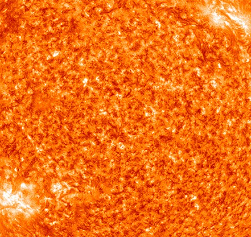
#> input picture Солнце2.png, 251 x 237 px
$ jupyter execute --allow-errors 'Финал.ipynb'   (shell and % lines are left out)
#> lines starting #> are read from the running program, lines starting #| are printed output that depends on the picture
[cell 1]

import numpy as np

import matplotlib.pyplot as plt
from matplotlib.animation import FuncAnimation

from matplotlib.colors import LightSource

from PIL import Image

import math

[cell 2]
mult = 30 # Во сколько раз увеличивать размеры орбит

[cell 3]
rad_sun = 6
rad_mer = 3/2
rad_ven = 5/2
rad_ear = 6/2
rad_mar = 4/2

[cell 4]
class planet():
    def __init__(self, exc, a, pereg, year):
        """exc - эксцентреситет орбиты, отвечает за сжатие эллипса
           a   - большая полуось, расстояние от центра эллипса до самой удаленной о него точки орбиты
           pereg - минимальное расстояние от солнца до земли
           year - количество дней на планете, или же на сколько точек делиться орбита
           b - малая полуось
        """
        self.exc = exc
        self.a = a
        self.b = ((exc*exc - 1)*(-a*a))**0.5
        self.pereg = pereg
        self.year = year * 24
        self.orbit = []
        self.ocr = np.linspace(0,2*math.pi, year*24)
    def orbita(self, N = 200):
        """Возвращает массив координат точек орбиты
           N - количество точек траектории
        """
#> called with N = 200
        t = np.linspace(0, 2*np.pi, N)
        self.orbit = []
        for i in range(0,len(t)):
            self.orbit.append([self.a*math.cos(t[i]),self.b*math.sin(t[i]), 0])
        self.orbit  = mult*(np.array(self.orbit) - np.array([self.a - self.pereg, 0, 0]))
        return self.orbit
    def speed(self, i):
        """На вход подается номер дня на планете, начиная с того момента, когда она была ближе всего к солнцу, результат в км/с"""
        ast_unit = 149597870700
        alpha = self.ocr[i%self.year]
        return ((6.6743015*1.98847*(10**19)/(self.b*self.b*ast_unit/self.a)*(1+2*self.exc*math.cos(alpha) + self.exc*self.exc))**0.5)/1000

[cell 5]
mer = planet(0.20563593, 0.38709927, 0.30749951, 88)
mar = planet(0.0933941,1.523662, 1.381, 687 )
ven = planet(0.0068, 0.723332, 0.71843270, 225 )
ear = planet(0.01671123, 1.00000261, 0.98329134, 365)

[cell 6]
# Массив углов
t = np.linspace(0, 2*np.pi, 200)

[cell 7]
# Уравнения орбит планет

or_mer = mer.orbita()
or_ven = ven.orbita()
or_ear = ear.orbita()
or_mar = mar.orbita()

[cell 8]
def img(file:str):

    # Загрузка изображения и преобразование в формат RGBA
#> called with file = 'Солнце2.png'
    image = Image.open(file)
#> image is the input picture: PIL image 251x237 RGBA; mean R, G, B, A 241, 112, 22.2, 255
    image_rgba = image.convert('RGBA')

    # Преобразование изображения в массив значений RGBA
    image_array = np.array(image_rgba) / 255.0  # Деление на 255 для нормализации

    return image_array

## Создание солнца

[cell 9]
# Задаем углы-параметры
t_1 = list(np.linspace(0, 2*np.pi, 20))
t_2 = list(np.linspace(0, np.pi, 20))

# Формируем сетку из параметров
u, v = np.meshgrid(t_1, t_2)

# Формируем массивы координат
x_sun = rad_sun*np.cos(u)*np.sin(v)
y_sun = rad_sun*np.sin(u)*np.sin(v)
z_sun = rad_sun*np.cos(v)

# Создание изображения
sun_img = img('Солнце2.png')

# Разворот оси Солнца
axle_tilt_sun = 180 * (np.pi/180)
rotate_axle_sun = np.array([[np.cos(axle_tilt_sun), -np.sin(axle_tilt_sun)], [np.sin(axle_tilt_sun), np.cos(axle_tilt_sun)]])

## Создание Меркурия

[cell 10]
# Задаем углы-параметры
t_1 = list(np.linspace(0, 2*np.pi, 20))
t_2 = list(np.linspace(0, np.pi, 20))

# Формируем сетку из параметров
u, v = np.meshgrid(t_1, t_2)

# Формируем массивы координат
x_mer = rad_mer*np.cos(u)*np.sin(v)
y_mer = rad_mer*np.sin(u)*np.sin(v)
z_mer = rad_mer*np.cos(v)

# Создание изображения
mer_img = img('Меркурий5.png')
#> call 2 of img, with file = 'Меркурий5.png'
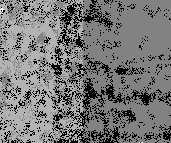
#> input picture Меркурий5.png, 171 x 143 px
#> in img, image is the input picture: PIL image 171x143 RGB; min 0, max 255, mean 117.7

## Создание Венеры

[cell 11]
# Задаем углы-параметры
t_1 = list(np.linspace(0, 2*np.pi, 20))
t_2 = list(np.linspace(0, np.pi, 20))

# Формируем сетку из параметров
u, v = np.meshgrid(t_1, t_2)

# Формируем массивы координат
x_ven = rad_ven*np.cos(u)*np.sin(v)
y_ven = rad_ven*np.sin(u)*np.sin(v)
z_ven = rad_ven*np.cos(v)

# Создание изображения
ven_img = img('Венера.png')
#> call 3 of img, with file = 'Венера.png'
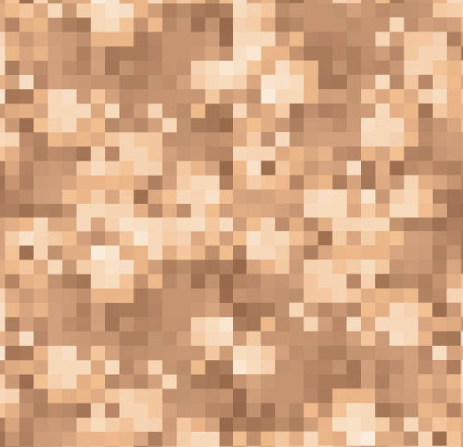
#> input picture Венера.png, 463 x 447 px
#> in img, image is the input picture: PIL image 463x447 RGBA; mean R, G, B, A 213.1, 167.6, 132.3, 255

# Наклон оси планеты
axle_tilt_ven = 177 * (np.pi/180)
rotate_axle_ven = np.array([[np.cos(axle_tilt_ven), -np.sin(axle_tilt_ven)], [np.sin(axle_tilt_ven), np.cos(axle_tilt_ven)]])

## Создание Земли

[cell 12]
# Формируем массивы координат
x_ear = rad_ear*np.cos(u)*np.sin(v)
y_ear = rad_ear*np.sin(u)*np.sin(v)
z_ear = rad_ear*np.cos(v)

# Создание изображения
ear_img = img('З.jpg')
#> call 4 of img, with file = 'З.jpg'
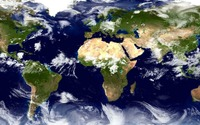
#> input picture З.jpg, 200 x 125 px
#> in img, image is the input picture: PIL image 200x125 RGB; mean R, G, B 89.3, 93, 102.1

# Наклон оси планеты
axle_tilt_ear = 23 * (np.pi/180)
rotate_axle_ear = np.array([[np.cos(axle_tilt_ear), -np.sin(axle_tilt_ear)], [np.sin(axle_tilt_ear), np.cos(axle_tilt_ear)]])

## Создание Марса

[cell 13]
# Формируем массивы координат
x_mar = rad_mar*np.cos(u)*np.sin(v)
y_mar = rad_mar*np.sin(u)*np.sin(v)
z_mar = rad_mar*np.cos(v)

# Создание изображения
mar_img = img('Марс4.png')
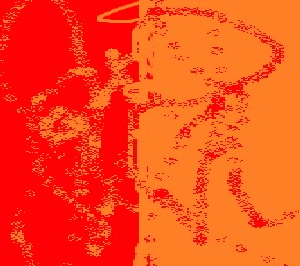
#> input picture Марс4.png, 300 x 266 px
#> in img, image is the input picture: PIL image 300x266 RGBA; mean R, G, B, A 249.9, 72.4, 25.3, 255

# Наклон оси планеты
axle_tilt_mar = 3 * (np.pi/180)
rotate_axle_mar = np.array([[np.cos(axle_tilt_mar), -np.sin(axle_tilt_mar)], [np.sin(axle_tilt_mar), np.cos(axle_tilt_mar)]])

## Перемещение планет

[cell 14]
# Массивы координат Меркурия
days_mer = 88 / 59
year_mer = 88 * 24
t_mer = np.linspace(0, 2*np.pi, year_mer)
anim_mer = mer.orbita(N = mer.year)

# Массивы координат Венеры
days_ven = 225 / 243
year_ven = 225 * 24
t_ven = np.linspace(0, 2*np.pi, year_ven)
anim_ven = ven.orbita(N = ven.year)

# Массивы координат Земли
days_ear = 365
year_ear = 365 * 24
t_ear = np.linspace(0, 2*np.pi, year_ear)
anim_ear = ear.orbita(N = ear.year)

# Массив координат Марса
days_mar = 687
year_mar = 687 * 24
t_mar = np.linspace(0, 2*np.pi, year_mar)
anim_mar = mar.orbita(N = mar.year)

## Анимация

[cell 15]
fig = plt.figure()
# ax = fig.add_subplot(projection='3d')
ax = fig.add_subplot(121, projection='3d')
ax_s = fig.add_subplot(122)

def at_frame(frame):

    # Очистка графической области на каждом кадре
#> called with frame = 0
    ax.clear()
    ax_s.clear()

    # Изображение орбит
    ax.plot(or_mer[:,0], or_mer[:,1], or_mer[:,2], color = 'grey', lw = 0.5)
    ax.plot(or_ven[:,0], or_ven[:,1], or_ven[:,2], color = 'grey', lw = 0.5)
    ax.plot(or_ear[:,0], or_ear[:,1], or_ear[:,2], color = 'grey', lw = 0.5)
    ax.plot(or_mar[:,0], or_mar[:,1], or_mar[:,2], color = 'grey', lw = 0.5)


    # Солнце
    # Заново высчитываем точки Солнца
    x_sun = rad_sun*np.cos(u)*np.sin(v)
    y_sun = rad_sun*np.sin(u)*np.sin(v)
    z_sun = rad_sun*np.cos(v)
    # Поворот Солнца вокруг своей оси
    theta_sun = (np.pi/180) * frame * (360 / (32 * 24))
    rot_sun = np.array([[np.cos(theta_sun), -np.sin(theta_sun)], [np.sin(theta_sun), np.cos(theta_sun)]])
    for i in range(len(x_sun)):
        m_sun = np.dot(rot_sun, np.array([x_sun[i], y_sun[i]]))
        x_sun[i], y_sun[i] = m_sun[0], m_sun[1]
    # Разворот оси Солнца
    rotated_sun = np.array([np.dot(rotate_axle_sun, np.array([x_sun[i], z_sun[i]])) for i in range(len(x_sun))])
    x_sun[:], z_sun[:] = rotated_sun[:, 0], rotated_sun[:, 1]


    # Изображение Солнца
    ax.plot_surface(x_sun, y_sun, z_sun, shade = False, facecolors = sun_img)
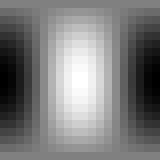
#> x_sun: shape (20, 20) float64 (shown 8 times larger); min -5.98, max 5.9, mean -0.181; drawn with min black and max white
    ax.text(((x_sun.min() + x_sun.max()) * 0.5), ((y_sun.max() + y_sun.min()) * 0.5), (z_sun.max() * 2), 'Sun', fontsize = 'x-small', ha = 'center')
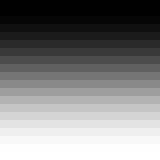
#> z_sun: shape (20, 20) float64 (shown 8 times larger); min -6, max 6, mean -2.84e-16; drawn with min black and max white
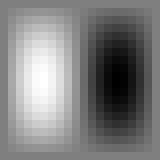
#> y_sun: shape (20, 20) float64 (shown 8 times larger); min -5.96, max 5.96, mean 4.88e-17; drawn with min black and max white


    # Меркурий
    frame_mer = frame % year_mer
    # Заново высчитываем точки Меркурия
    x_mer = rad_mer*np.cos(u)*np.sin(v)
    y_mer = rad_mer*np.sin(u)*np.sin(v)
    z_mer = rad_mer*np.cos(v)
    # Поворот Меркурия вокруг своей оси
    theta_mer = (np.pi/180) * frame * (days_mer * 360 / year_mer)
    rot_mer = np.array([[np.cos(theta_mer), -np.sin(theta_mer)], [np.sin(theta_mer), np.cos(theta_mer)]])
    for i in range(len(x_mer)):
        m_mer = np.dot(rot_mer, np.array([x_mer[i], y_mer[i]]))
        x_mer[i], y_mer[i] = m_mer[0], m_mer[1]
    # Расчитываем положения Меркурия на орбите
    x_mer_frame = x_mer + anim_mer[frame_mer, 0]
    y_mer_frame = y_mer + anim_mer[frame_mer, 1]
    z_mer_frame = z_mer + anim_mer[frame_mer, 2]
    # Расчет и установка освещения
    deg_mer = 90 - frame * (360 / year_mer)
    light_mer = LightSource(azdeg = deg_mer, altdeg = 0)


    # Изображение Меркурия
    ax.plot_surface(x_mer_frame, y_mer_frame, z_mer_frame, shade = True, facecolors = mer_img, lightsource = light_mer)
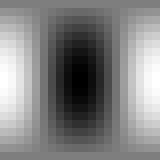
#> x_mer_frame: shape (20, 20) float64 (shown 8 times larger); min 7.75, max 10.72, mean 9.27; drawn with min black and max white
    ax.text(((x_mer_frame.min() + x_mer_frame.max()) * 0.5), ((y_mer_frame.max() + y_mer_frame.min()) * 0.5), (z_mer_frame.max() * 2), 'Mercury', fontsize = 'x-small', ha = 'center')

    mer_ocr = np.linspace(0,2*math.pi, year_mer)
    b = ((0.20563593*0.20563593 - 1)*(-0.38709927*0.38709927))**0.5
    mer_speed = ((6.6743015*1.98847*(10**19)/(b*b*149597870700/0.38709927)*(1+2*0.20563593*math.cos(mer_ocr[frame_mer]) + 0.20563593*0.20563593))**0.5)/1000
    ax_s.text(0, 0.6, f"Mercury's data:\nSpeed: {round(mer_speed, 3)}km/s\nDay: {round(frame_mer/24)}   /{int(year_mer/24)}", bbox=dict(boxstyle="round", fc="gray", alpha=0.2))

    # Венера
    frame_ven = frame % year_ven
    # Заново высчитываем точки Венеры
    x_ven = rad_ven*np.cos(u)*np.sin(v)
    y_ven = rad_ven*np.sin(u)*np.sin(v)
    z_ven = rad_ven*np.cos(v)
    # Поворот Венеры вокруг своей оси
    theta_ven = (np.pi/180) * frame * (days_ven * 360 / year_ven)
    rot_ven = np.array([[np.cos(theta_ven), -np.sin(theta_ven)], [np.sin(theta_ven), np.cos(theta_ven)]])
    for i in range(len(x_ven)):
        m_ven = np.dot(rot_ven, np.array([x_ven[i], y_ven[i]]))
        x_ven[i], y_ven[i] = m_ven[0], m_ven[1]
    # Наклон оси Венеры
    rotated_ven = np.array([np.dot(rotate_axle_ven, np.array([x_ven[i], z_ven[i]])) for i in range(len(x_ven))])
    x_ven[:], z_ven[:] = rotated_ven[:, 0], rotated_ven[:, 1]
    # Расчитываем положения Венеры на орбите
    x_ven_frame = x_ven + anim_ven[frame_ven, 0]
    y_ven_frame = y_ven + anim_ven[frame_ven, 1]
    z_ven_frame = z_ven + anim_ven[frame_ven, 2]
    # Расчет и установка освещения
    deg_ven = 90 - frame * (360 / year_ven)
    light_ven = LightSource(azdeg = deg_ven, altdeg = 0)


    # Изображение Венеры
    ax.plot_surface(x_ven_frame, y_ven_frame, z_ven_frame, shade = True, facecolors = ven_img, lightsource = light_ven)
    ax.text(((x_ven_frame.min() + x_ven_frame.max()) * 0.5), ((y_ven_frame.max() + y_ven_frame.min()) * 0.5), (z_ven_frame.max() * 2), 'Venus', fontsize = 'x-small', ha = 'center')

    ven_ocr = np.linspace(0,2*math.pi, year_ven)
    b = ((0.0068*0.0068 - 1)*(-0.723332*0.723332))**0.5
    ven_speed = ((6.6743015*1.98847*(10**19)/(b*b*149597870700/0.723332)*(1+2*0.0068*math.cos(ven_ocr[frame_ven]) + 0.0068*0.0068))**0.5)/1000
    ax_s.text(0, 0.4, f"Venus's data:\nSpeed: {round(ven_speed, 3)}km/s\nDay: {round(frame_ven/24)}   /{int(year_ven/24)}", bbox=dict(boxstyle="round", fc="y", alpha=0.2))

    # Земля
    frame_ear = frame % year_ear
    # Заново высчитываем точки Земли
    x_ear = rad_ear*np.cos(u)*np.sin(v)
    y_ear = rad_ear*np.sin(u)*np.sin(v)
    z_ear = rad_ear*np.cos(v)
    # Поворот Земли вокруг своей оси
    theta_ear = (np.pi/180) * frame * (days_ear * 360 / year_ear)
    rot_ear = np.array([[np.cos(theta_ear), -np.sin(theta_ear)], [np.sin(theta_ear), np.cos(theta_ear)]])
    for i in range(len(x_ear)):
        m_ear = np.dot(rot_ear, np.array([x_ear[i], y_ear[i]]))
        x_ear[i], y_ear[i] = m_ear[0], m_ear[1]
    # Наклон оси Земли
    rotated_ear = np.array([np.dot(rotate_axle_ear, np.array([x_ear[i], z_ear[i]])) for i in range(len(x_ear))])
    x_ear[:], z_ear[:] = rotated_ear[:, 0], rotated_ear[:, 1]
    # Расчитываем положения Земли на орбите
    x_ear_frame = x_ear + anim_ear[frame_ear, 0]
    y_ear_frame = y_ear + anim_ear[frame_ear, 1]
    z_ear_frame = z_ear + anim_ear[frame_ear, 2]
    # Расчет и установка освещения
    deg_ear = 90 - frame * (360 / year_ear)
    light_ear = LightSource(azdeg = deg_ear, altdeg = 0)


    # Изображение Земли
    ax.plot_surface(x_ear_frame, y_ear_frame, z_ear_frame, shade = True, facecolors = ear_img, lightsource = light_ear)
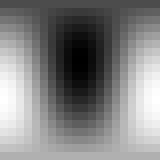
#> x_ear_frame: shape (20, 20) float64 (shown 8 times larger); min 26.53, max 32.5, mean 29.6; drawn with min black and max white
    ax.text(((x_ear_frame.min() + x_ear_frame.max()) * 0.5), ((y_ear_frame.max() + y_ear_frame.min()) * 0.5), (z_ear_frame.max() * 2), 'Earth', fontsize = 'x-small', ha = 'center')
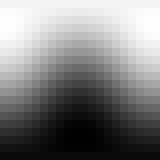
#> z_ear_frame: shape (20, 20) float64 (shown 8 times larger); min -2.99, max 2.99, mean 0.0354; drawn with min black and max white

    ear_ocr = np.linspace(0,2*math.pi, year_ear)
    b = ((0.01671123*0.01671123 - 1)*(-1.00000261*1.00000261))**0.5
    ear_speed = ((6.6743015*1.98847*(10**19)/(b*b*149597870700/1.00000261)*(1+2*0.01671123*math.cos(ear_ocr[frame_ear]) + 0.01671123*0.01671123))**0.5)/1000
    ax_s.text(0, 0.2, f"Earth's data:\nSpeed: {round(ear_speed, 3)}km/s\nDay: {round(frame_ear/24)}   /{int(year_ear/24)}", bbox=dict(boxstyle="round", fc="g", alpha=0.2))

    # Марс
    frame_mar = frame % year_mar
    # Заново высчитываем точки Марса
    x_mar = rad_mar*np.cos(u)*np.sin(v)
    y_mar = rad_mar*np.sin(u)*np.sin(v)
    z_mar = rad_mar*np.cos(v)
    # Поворот Марса вокруг своей оси
    theta_mar = (np.pi/180) * frame * (days_mar * 360 / year_mar)
    rot_mar = np.array([[np.cos(theta_mar), -np.sin(theta_mar)], [np.sin(theta_mar), np.cos(theta_mar)]])
    for i in range(len(x_mar)):
        m_mar = np.dot(rot_mar, np.array([x_mar[i], y_mar[i]]))
        x_mar[i], y_mar[i] = m_mar[0], m_mar[1]
    # Наклон оси Марса
    rotated_mar = np.array([np.dot(rotate_axle_mar, np.array([x_mar[i], z_mar[i]])) for i in range(len(x_mar))])
    x_mar[:], z_mar[:] = rotated_mar[:, 0], rotated_mar[:, 1]
    # Расчитываем положения Марса на орбите
    x_mar_frame = x_mar + anim_mar[frame_mar, 0]
    y_mar_frame = y_mar + anim_mar[frame_mar, 1]
    z_mar_frame = z_mar + anim_mar[frame_mar, 2]
    # Расчет и установка освещения
    deg_mar = 90 - frame * (360 / year_mar)
    light_mar = LightSource(azdeg = deg_mar, altdeg = 0)


    # Изображение Марса
    ax.plot_surface(x_mar_frame, y_mar_frame, z_mar_frame, shade = True, facecolors = mar_img, lightsource = light_mar)
    ax.text(((x_mar_frame.min() + x_mar_frame.max()) * 0.5), ((y_mar_frame.max() + y_mar_frame.min()) * 0.5), (z_mar_frame.max() * 2), 'Mars', fontsize = 'x-small', ha = 'center')

    mar_ocr = np.linspace(0,2*math.pi, year_mar)
    b = ((0.0933941*0.0933941 - 1)*(-1.523662*1.523662))**0.5
    mar_speed = ((6.6743015*1.98847*(10**19)/(b*b*149597870700/1.523662)*(1+2*0.0933941*math.cos(mar_ocr[frame_mar]) + 0.0933941*0.0933941))**0.5)/1000
    ax_s.text(0, 0, f"Mars's data:\nSpeed: {round(mar_speed, 3)}km/s\nDay: {round(frame_mar/24)}   /{int(year_mar/24)}", bbox=dict(boxstyle="round", fc="r", alpha=0.2))

    # Установка пределов по осям
    ax.set_xlim(-40, 40)
    ax.set_ylim(-40, 40)
    ax.set_zlim(-40, 40)

    # Убираем оси
    ax.set_axis_off()
    ax_s.set_axis_off()

    return None


#> (the rest of this cell did not finish here and is left out)
